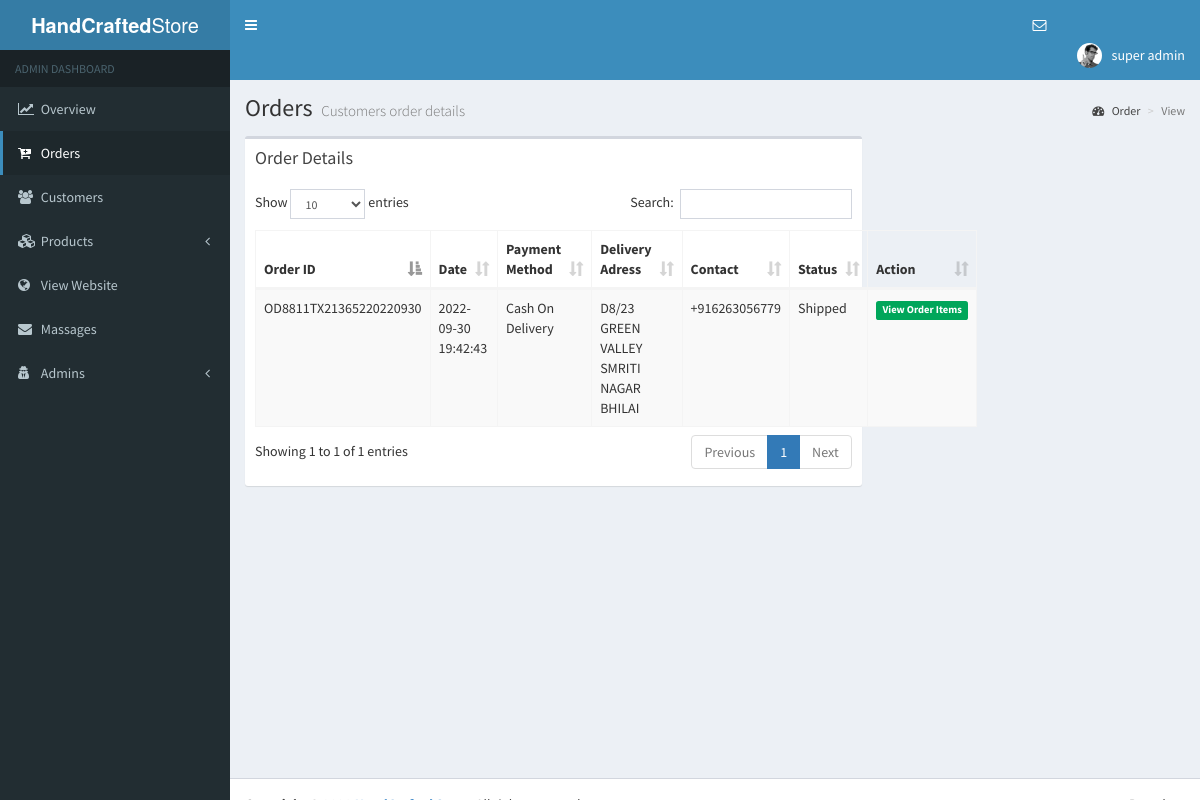
Page /admin/order.php (signed in) on the committed database.
### tables this page shows
CREATE TABLE `orderdetail` (
  `orderid` varchar(100) NOT NULL,
  `deladdress` varchar(500) NOT NULL,
  `deladdress2` varchar(250) NOT NULL,
  `town` varchar(100) NOT NULL,
  `zip` int(25) NOT NULL,
  `contact` varchar(20) NOT NULL,
  `payment` varchar(20) NOT NULL,
  `cid` int(11) NOT NULL,
  `status` varchar(20) NOT NULL DEFAULT 'In Progress',
  `odate` timestamp NOT NULL DEFAULT CURRENT_TIMESTAMP ON UPDATE CURRENT_TIMESTAMP
);

### admin/order.php (the view, shortened to what this page needs)
<?php
include_once 'database.php';
?>
<!DOCTYPE html>
<html>
<head>
  <link rel="stylesheet" href="bower_components/bootstrap/dist/css/bootstrap.min.css">
  <link rel="stylesheet" href="bower_components/font-awesome/css/font-awesome.min.css">
  <link rel="stylesheet" href="bower_components/Ionicons/css/ionicons.min.css">
  <link rel="stylesheet" href="bower_components/datatables.net-bs/css/dataTables.bootstrap.min.css">
  <link rel="stylesheet" href="dist/css/AdminLTE.min.css">
  <link rel="stylesheet" href="dist/css/skins/skin-blue.min.css">
</head>
<body class="hold-transition skin-blue sidebar-mini">
<div class="wrapper">
 <?php include_once 'header.php'; ?>
<?php include_once 'sidebar.php'; ?>
  <div class="content-wrapper">
    <section class="content-header">
      <h1>
        Orders
        <small>Customers order details</small>
      </h1>
      <ol class="breadcrumb">
        <li><a href="#"><i class="fa fa-dashboard"></i> Order</a></li>
        <li class="active">View</li>
      </ol>
    </section>
    <section class="content">
       <div class="row">
        <div class="col-xs-8">
          <div class="box">
            <div class="box-header">
              <h3 class="box-title">Order Details</h3>
            </div>
            <div class="box-body">
              <table id="example1" class="table table-bordered table-striped">
                <thead>
                <tr>
                  <th>Order ID</th>
                  <th>Date</th>
                  <th>Payment Method</th>
                  <th>Delivery Adress</th>
                  <th>Contact</th>
                  <th>Status</th>
                  <th>Action</th>
                </tr>
                </thead>
                <tbody>
                  <?php
                  $sql = "SELECT * FROM orderdetail";
                  $result = $conn->query($sql);
                  if ($result->num_rows > 0) {
                     while($row = $result->fetch_assoc()) {
                      echo "<tr "; if($row["status"]=='In Progress'){echo "style='background-color:#428bca;color:white'";} echo "><td> " . $row["orderid"]. " </td><td> " . $row["odate"]. " </td><td style='width:10%' > " . $row["payment"]. "</td><td>" . $row["deladdress"]. "</td><td>" . $row["contact"]. "</td><td>" . $row["status"]. "</td><td style='width:20%'>";
                      if($row["status"]=='In Progress'){
                      echo "
                      <a  href='./order.php?id=". $row["orderid"]."&action=cancel'><small class='label  bg-red'>CANCEL</small></a>
                      <a href='./order.php?id=". $row["orderid"]."&action=ship'><small class='label  bg-orange'>DISPATCH</small></a>";}
                      else{
                        echo"<a href='./order.php?id=". $row["orderid"]."&action=view'><small class='label  bg-green'>View Order Items</small></a>";
                      }
                      echo "</td></tr>";
                       }
                                  }
                  ?>
                </tbody>
              </table>
            </div>
          </div>
        </div>
        <div class="col-xs-4">
        </div>
      </div>
    </section>
  </div>
    <?php
    include_once('footer.php');
  ?>
</div>
</body>
</html>

### rows in the picture
orderdetail: orderid "OD8811TX21365220220930", odate "2022-09-30 19:42:43", payment "Cash On Delivery", deladdress "D8/23 GREEN VALLEY SMRITI NAGAR BHILAI", contact "+916263056779", status "Shipped"

### other values in the picture
$_SESSION['admin'] "super admin"
